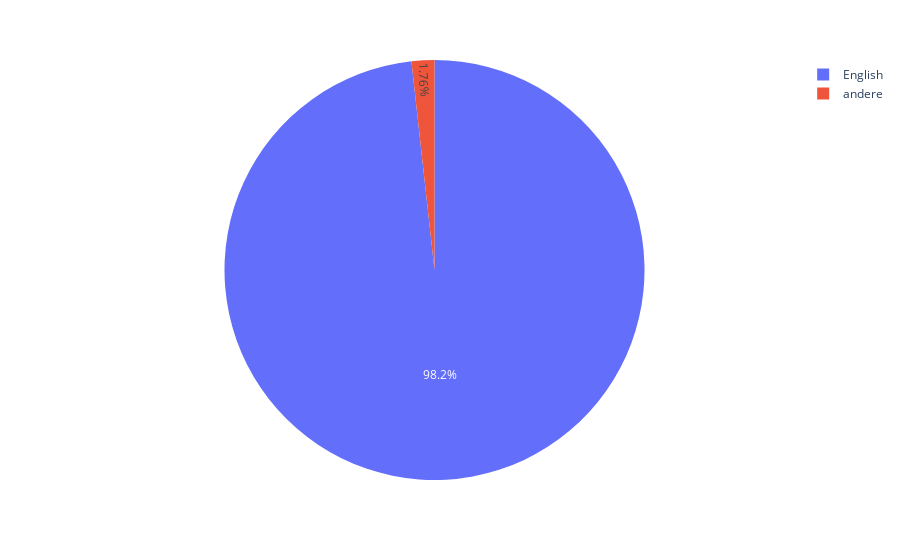

Here is the notebook cell this chart was saved with:
### Code cell
#Pie Charts:** Show proportions within a dataset.

px.pie(df_unique, names="english", values=df_unique.value_counts().values)

### Figure 1 — Plotly figure (JSON) as saved in the notebook; plotly's stock layout.template omitted (floating-point values rounded to 4 significant figures; data arrays with more than 128 entries replaced by an {"elided": "..."} marker saying what was removed)
{"data": [{"domain": {"x": [0, 1], "y": [0, 1]}, "hovertemplate": "english=%{label}<br>value=%{value}<extra></extra>", "labels": {"elided": "25749 str values"}, "legendgroup": "", "name": "", "showlegend": true, "type": "pie", "values": {"elided": "25749 int values"}}], "layout": {"legend": {"tracegroupgap": 0}, "margin": {"t": 60}}}
